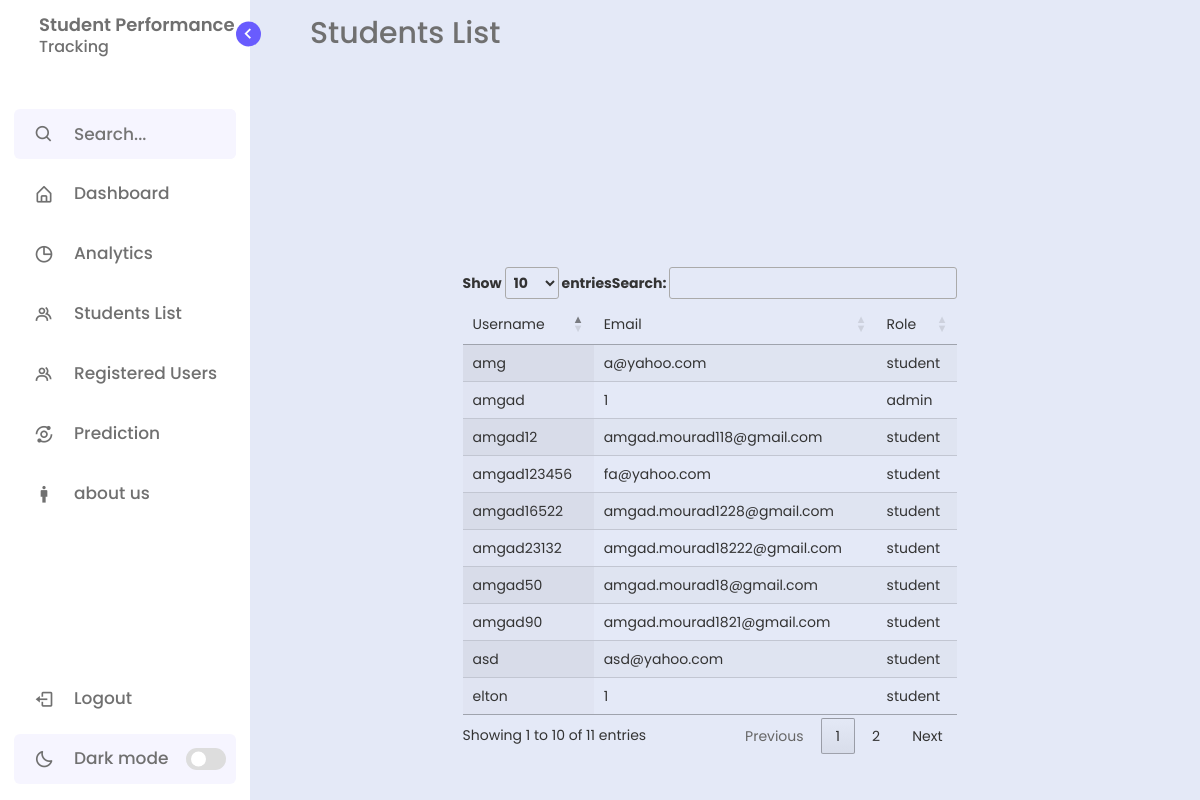
/registered_users (signed in), run on the app's committed database.
### basic/models.py (models this page shows, shortened)
class school_user(models.Model):
   user = models.OneToOneField(User,related_name="school_user",on_delete=models.CASCADE)
   email =  models.CharField(max_length=200)
   role =  models.CharField(max_length=200,default="student")

### basic/views.py (the view)
# urls.py: path("registered_users", views.registered_users, name="registered_users"),
@login_required
def registered_users(request):
    registered_users= school_user.objects.all()
    context = {'registered_users':registered_users}
    return render(request, 'registered_users.html',context)

### basic/templates/registered_users.html (shortened to what this page needs)
{% extends "header.html" %}
{% load static %}
{% block css %}
<link href="https://cdn.datatables.net/1.11.5/css/jquery.dataTables.min.css" rel="stylesheet">
<link rel="stylesheet" type="text/css" href="https://cdn.datatables.net/1.11.5/css/jquery.dataTables.css">
{% endblock css%}
{% block content %}
<section class="home">
  <div class="text">Students List</div>
<div class="row container table">
    <div class="col-11">
        <table id="table" class="display" style = "width:100%">
            <thead>
                <tr>
                      <td>
                      Username
                      </td>
                      <td>
                      Email
                      </td>
                      <td>
                      Role
                      </td>
                   </tr>
            </thead>
            <tbody>
 {% for object in  registered_users %}
                <tr>
                    <td>
                      {{object.user.username}}
                    </td>
                    <td>
                      {{object.email}}
                    </td>
                    <td>
                      {{object.role}}
                    </td>
                </tr>
              {% endfor %}
            </tbody>
        </table>
</div>
</div>
</section>
{% endblock %}

### basic/templates/header.html (shortened to what this page needs)
{% load static %}
<!DOCTYPE html>
<html lang="en">
<head>
    <link rel="stylesheet" href="{%  static 'css/dashboard.css'%}">
    <link rel="stylesheet" href="{%  static 'css/main.css'%}">
    <link rel="stylesheet" href="https://maxcdn.bootstrapcdn.com/font-awesome/4.4.0/css/font-awesome.min.css">
    <link rel="stylesheet" href="https://maxcdn.bootstrapcdn.com/bootstrap/3.3.6/css/bootstrap.min.css">
      <link href='https://unpkg.com/boxicons@2.1.1/css/boxicons.min.css' rel='stylesheet'>
{% block css %}{% endblock css %}
</head>
  <body>
      <nav class="sidebar open">
          <header>
              <div class="image-text">
                  <div class="text logo-text">
                      <span class="name">Student Performance </span>
                      <span class="profession">Tracking</span>
                  </div>
              </div>
              <i class='bx bx-chevron-right toggle'></i>
          </header>
          <div class="menu-bar">
              <div class="menu">
                  <ul class="menu-links">
                    <li class="search-box">
                   <i class='bx bx-search icon'></i>
                   <input type="text" placeholder="Search...">
               </li>
                      <li class="nav-link">
                          <a href=" {% url 'homepage' %} ">
                              <i class='bx bx-home-alt icon' ></i>
                              <span class="text nav-text">Dashboard</span>
                          </a>
                      </li>
                      <li class="nav-link">
                          <a href="{% url 'analytics' %}">
                              <i class='bx bx-pie-chart-alt icon' ></i>
                              <span class="text nav-text">Analytics</span>
                          </a>
                      </li>
                      {% if user.school_user.role == 'admin' %}
                      <li class="nav-link">
                          <a href=" {% url 'students_list' %} ">
                              <i class='bx bx-group icon' ></i>
                              <span class="text nav-text">Students List</span>
                          </a>
                      </li>
                        {% endif %}
                        {% if user.school_user.role == 'admin' %}
                      <li class="nav-link">
                          <a href=" {% url 'registered_users' %} ">
                              <i class='bx bx-group icon' ></i>
                              <span class="text nav-text">Registered Users</span>
                          </a>
                      </li>
                      {% endif %}
                      <li class="nav-link">
                          <a href=" {% url 'prediction' %} ">
                              <i class='bx bx-analyse icon' ></i>
                              <span class="text nav-text">Prediction</span>
                          </a>
                      </li>
                      <li class="nav-link">
                          <a href=" {% url 'aboutus' %} ">
                              <i class='bx bx-male icon' ></i>
                              <span class="text nav-text">about us</span>
                          </a>
                      </li>
                  </ul>
              </div>
              <div class="bottom-content">
                  <li class="">
                      <a href="{% url 'logout' %}">
                          <i class='bx bx-log-out icon' ></i>
                          <span class="text nav-text">Logout</span>
                      </a>
                  </li>
                  <li class="mode">
                      <div class="sun-moon">
                          <i class='bx bx-moon icon moon'></i>
                      </div>
                      <span class="mode-text text">Dark mode</span>
                      <div class="toggle-switch">
                          <span class="switch"></span>
                      </div>
                  </li>
              </div>
          </div>
      </nav>
      {% block content %}
      {% endblock %}
  </body>
  </html>
</body>
</html>

### basic/static/css/dashboard.css (style rules this page uses)
* { margin: 0; padding: 0; box-sizing: border-box; font-family: 'Poppins', sans-serif; }
:root { --body-color: #E4E9F7; --sidebar-color: #FFF; --primary-color: #695CFE; --primary-color-light: #F6F5FF; --toggle-color: #DDD; --text-color: #707070; --tran-03: all 0.2s ease; --tran-03: all 0.3s ease; --tran-04: all 0.3s ease; --tran-05: all 0.3s ease; }
body { min-height: 100vh; background-color: var(--body-color); transition: var(--tran-05); }
.sidebar { position: fixed; top: 0; left: 0; height: 100%; width: 250px; padding: 10px 14px; background: var(--sidebar-color); transition: var(--tran-05); z-index: 100; }
.sidebar li { height: 50px; list-style: none; display: flex; align-items: center; margin-top: 10px; }
.sidebar header .image, .sidebar .icon { min-width: 60px; border-radius: 6px; }
.sidebar .icon { min-width: 60px; border-radius: 6px; height: 100%; display: flex; align-items: center; justify-content: center; font-size: 20px; }
.sidebar .text, .sidebar .icon { color: var(--text-color); transition: var(--tran-03); }
.sidebar .text { font-size: 17px; font-weight: 500; white-space: nowrap; opacity: 1; }
.sidebar header { position: relative; }
.sidebar header .image-text { display: flex; align-items: center; }
.sidebar header .logo-text { display: flex; flex-direction: column; margin-left: -35px; }
header .image-text .name { margin-top: 2px; font-size: 18px; font-weight: 600; }
header .image-text .profession { font-size: 16px; margin-top: -2px; display: block; }
.sidebar header .toggle { position: absolute; top: 50%; right: -25px; transform: translateY(-50%) rotate(180deg); height: 25px; width: 25px; background-color: var(--primary-color); color: var(--sidebar-color); border-radius: 50%; display: flex; align-items: center; justify-content: center; font-size: 22px; cursor: pointer; transition: var(--tran-05); }
.sidebar .menu { margin-top: 40px; }
.sidebar li.search-box { border-radius: 6px; background-color: var(--primary-color-light); cursor: pointer; transition: var(--tran-05); }
.sidebar li.search-box input { height: 100%; width: 100%; outline: none; border: none; background-color: var(--primary-color-light); color: var(--text-color); border-radius: 6px; font-size: 17px; font-weight: 500; transition: var(--tran-05); }
.sidebar li a { list-style: none; height: 100%; background-color: transparent; display: flex; align-items: center; height: 100%; width: 100%; border-radius: 6px; text-decoration: none; transition: var(--tran-03); }
.sidebar .menu-bar { height: calc(100% - 55px); display: flex; flex-direction: column; justify-content: space-between; overflow-y: scroll; }
.sidebar .menu-bar .mode { border-radius: 6px; background-color: var(--primary-color-light); position: relative; transition: var(--tran-05); }
.menu-bar .mode .sun-moon { height: 50px; width: 60px; }
.mode .sun-moon i { position: absolute; }
.menu-bar .bottom-content .toggle-switch { position: absolute; right: 0; height: 100%; min-width: 60px; display: flex; align-items: center; justify-content: center; border-radius: 6px; cursor: pointer; }
.toggle-switch .switch { position: relative; height: 22px; width: 40px; border-radius: 25px; background-color: var(--toggle-color); transition: var(--tran-05); }
.switch::before { content: ''; position: absolute; height: 15px; width: 15px; border-radius: 50%; top: 50%; left: 5px; transform: translateY(-50%); background-color: var(--sidebar-color); transition: var(--tran-04); }
.home { position: absolute; left: 250px; height: 100vh; width: calc(100% - 250px); transition: var(--tran-05); }
.home .text { font-size: 30px; font-weight: 500; color: var(--text-color); padding: 12px 60px; }

### basic/static/css/main.css (style rules this page uses)
body { background-color: #E4E9F7 !important; }
.table { display: flex; justify-content: center; align-items: center; margin-top:200px; }

### data on the page
school_user: user.username "amgad", email "1", role "admin"
school_user: user.username "elton", email "1", role "student"
school_user: user.username "amg", email "a@yahoo.com", role "student"
school_user: user.username "asd", email "asd@yahoo.com", role "student"
school_user: user.username "amgad12", email "amgad.mourad118@gmail.com", role "student"
school_user: user.username "amgad16522", email "amgad.mourad1228@gmail.com", role "student"
school_user: user.username "amgad123456", email "fa@yahoo.com", role "student"
school_user: user.username "amgad23132", email "amgad.mourad18222@gmail.com", role "student"
school_user: user.username "amgad90", email "amgad.mourad1821@gmail.com", role "student"
school_user: user.username "amgad50", email "amgad.mourad18@gmail.com", role "student"
